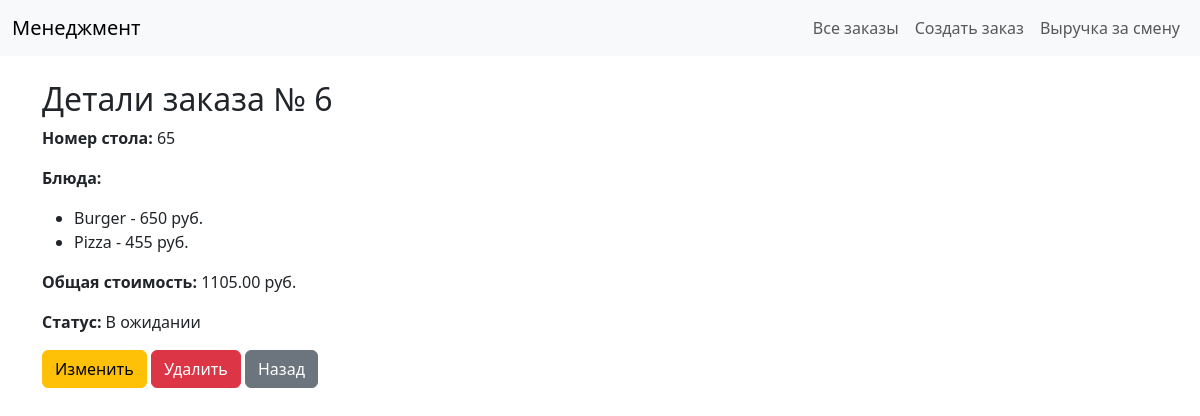
/order/6/, run on the app's committed database.
### orders/models.py (models this page shows, shortened)
class Order(models.Model):
    STATUS_CHOICE = [
        ('pending', 'В ожидании'),
        ('ready', 'Готово'),
        ('paid', 'Оплачено'),
    ]
    table_number = models.PositiveIntegerField(verbose_name="Номер стола")
    items = models.JSONField()
    total_price = models.DecimalField(
        max_digits=10,
        decimal_places=2,
        default=0
    )
    status = models.CharField(
        max_length=10,
        choices=STATUS_CHOICE,
        default='pending',
        verbose_name="Статус"
    )
    created_at = models.DateTimeField(
        auto_now_add=True,
        verbose_name="Время создания"
    )

### orders/views.py (the view)
# urls.py: path('order/<int:order_id>/', order_detail, name='order_detail'),
def order_detail(req, order_id):
    order = get_object_or_404(Order, id=order_id)
    return render(req, 'orders/order_detail.html', {'order': order})

### orders/templates/orders/order_detail.html
{% extends 'orders/base.html' %}
{% block content %}
    <h2>Детали заказа № {{ order.id }}</h2>
    <p><strong>Номер стола: </strong>{{ order.table_number }}</p>
    <p><strong>Блюда:</strong></p>
    <ul>
        {% for item, price in order.items.items %}
            <li>{{ item }} - {{ price }} руб.</li>
        {% endfor %}
    </ul>
    <p><strong>Общая стоимость: </strong>{{ order.total_price }} руб.</p>
    <p><strong>Статус: </strong>{{ order.get_status_display }}</p>
    <a href="{% url 'order_update' order.id %}" class="btn btn-warning">Изменить</a>
    <a href="{% url 'order_delete' order.id %}" class="btn btn-danger">Удалить</a>
    <a href="{% url 'order_list' %}" class="btn btn-secondary">Назад</a>
{% endblock %}

### data on the page
Order: id "6", table_number "65", total_price "1105.00", status "В ожидании"

### other printed values
{{ item }} "Burger" "Pizza"
{{ price }} "650" "455"
